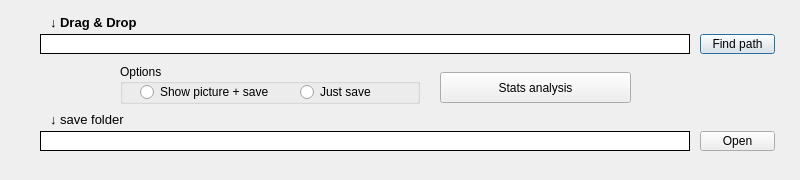
<?xml version="1.0" encoding="UTF-8"?>
<ui version="4.0">
 <class>Main_wd</class>
 <widget class="QDialog" name="Main_wd">
  <property name="enabled">
   <bool>true</bool>
  </property>
  <property name="geometry">
   <rect>
    <x>0</x>
    <y>0</y>
    <width>800</width>
    <height>180</height>
   </rect>
  </property>
  <property name="acceptDrops">
   <bool>false</bool>
  </property>
  <property name="windowTitle">
   <string>SIMPLE stats analyzer</string>
  </property>
  <widget class="QPushButton" name="btn_path_finder">
   <property name="geometry">
    <rect>
     <x>700</x>
     <y>34</y>
     <width>75</width>
     <height>20</height>
    </rect>
   </property>
   <property name="font">
    <font>
     <family>Helvetica</family>
    </font>
   </property>
   <property name="text">
    <string>Find path</string>
   </property>
  </widget>
  <widget class="QGroupBox" name="groupbox_1">
   <property name="geometry">
    <rect>
     <x>120</x>
     <y>64</y>
     <width>300</width>
     <height>40</height>
    </rect>
   </property>
   <property name="font">
    <font>
     <family>Helvetica</family>
    </font>
   </property>
   <property name="autoFillBackground">
    <bool>false</bool>
   </property>
   <property name="styleSheet">
    <string notr="true"/>
   </property>
   <property name="title">
    <string>Options</string>
   </property>
   <widget class="QRadioButton" name="radiobtn_both">
    <property name="geometry">
     <rect>
      <x>20</x>
      <y>20</y>
      <width>141</width>
      <height>16</height>
     </rect>
    </property>
    <property name="font">
     <font>
      <family>Helvetica</family>
     </font>
    </property>
    <property name="text">
     <string>Show picture + save</string>
    </property>
   </widget>
   <widget class="QRadioButton" name="radiobtn_justsave">
    <property name="geometry">
     <rect>
      <x>180</x>
      <y>20</y>
      <width>90</width>
      <height>16</height>
     </rect>
    </property>
    <property name="font">
     <font>
      <family>Helvetica</family>
     </font>
    </property>
    <property name="text">
     <string>Just save</string>
    </property>
   </widget>
  </widget>
  <widget class="QLabel" name="label_dragdrop">
   <property name="geometry">
    <rect>
     <x>50</x>
     <y>14</y>
     <width>111</width>
     <height>16</height>
    </rect>
   </property>
   <property name="font">
    <font>
     <family>Helvetica</family>
     <pointsize>10</pointsize>
     <weight>75</weight>
     <bold>true</bold>
    </font>
   </property>
   <property name="text">
    <string>↓ Drag &amp; Drop</string>
   </property>
  </widget>
  <widget class="QPushButton" name="btn_stats_analysis">
   <property name="geometry">
    <rect>
     <x>440</x>
     <y>72</y>
     <width>191</width>
     <height>31</height>
    </rect>
   </property>
   <property name="font">
    <font>
     <family>Helvetica</family>
    </font>
   </property>
   <property name="text">
    <string>Stats analysis</string>
   </property>
  </widget>
  <widget class="QLabel" name="label_dragdrop_2">
   <property name="geometry">
    <rect>
     <x>50</x>
     <y>111</y>
     <width>111</width>
     <height>16</height>
    </rect>
   </property>
   <property name="font">
    <font>
     <family>Helvetica</family>
     <pointsize>10</pointsize>
     <weight>50</weight>
     <bold>false</bold>
    </font>
   </property>
   <property name="text">
    <string>↓ save folder</string>
   </property>
  </widget>
  <widget class="QPushButton" name="btn_savepath_open">
   <property name="geometry">
    <rect>
     <x>700</x>
     <y>131</y>
     <width>75</width>
     <height>20</height>
    </rect>
   </property>
   <property name="font">
    <font>
     <family>Helvetica</family>
    </font>
   </property>
   <property name="text">
    <string>Open</string>
   </property>
  </widget>
  <widget class="QLabel" name="label_find_path">
   <property name="geometry">
    <rect>
     <x>40</x>
     <y>34</y>
     <width>650</width>
     <height>20</height>
    </rect>
   </property>
   <property name="font">
    <font>
     <pointsize>8</pointsize>
     <kerning>false</kerning>
    </font>
   </property>
   <property name="acceptDrops">
    <bool>true</bool>
   </property>
   <property name="autoFillBackground">
    <bool>false</bool>
   </property>
   <property name="styleSheet">
    <string notr="true">background-color: rgb(255, 255, 255);</string>
   </property>
   <property name="frameShape">
    <enum>QFrame::Box</enum>
   </property>
   <property name="frameShadow">
    <enum>QFrame::Plain</enum>
   </property>
   <property name="text">
    <string/>
   </property>
  </widget>
  <widget class="QLabel" name="label_save_path">
   <property name="geometry">
    <rect>
     <x>40</x>
     <y>131</y>
     <width>650</width>
     <height>20</height>
    </rect>
   </property>
   <property name="font">
    <font>
     <pointsize>8</pointsize>
     <kerning>false</kerning>
    </font>
   </property>
   <property name="acceptDrops">
    <bool>false</bool>
   </property>
   <property name="styleSheet">
    <string notr="true">background-color: rgb(255, 255, 255);</string>
   </property>
   <property name="frameShape">
    <enum>QFrame::Box</enum>
   </property>
   <property name="frameShadow">
    <enum>QFrame::Plain</enum>
   </property>
   <property name="text">
    <string/>
   </property>
  </widget>
 </widget>
 <resources/>
 <connections/>
</ui>
